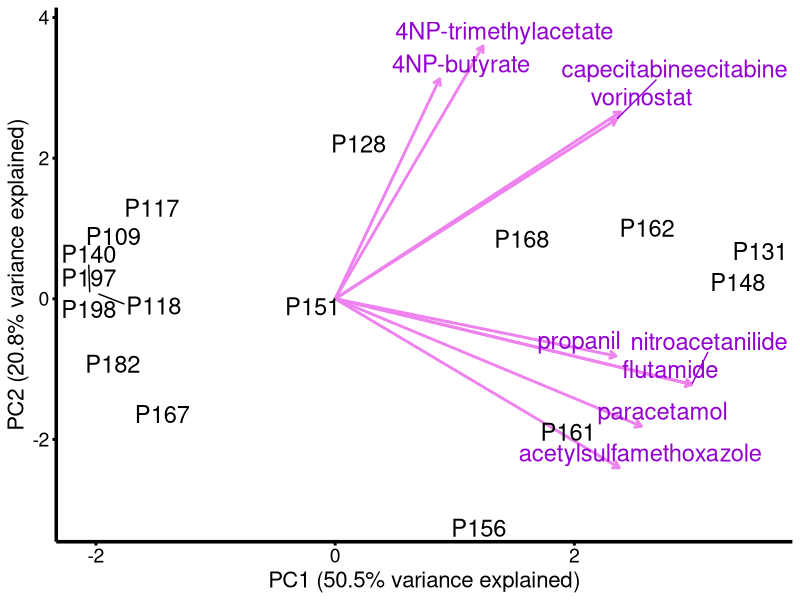
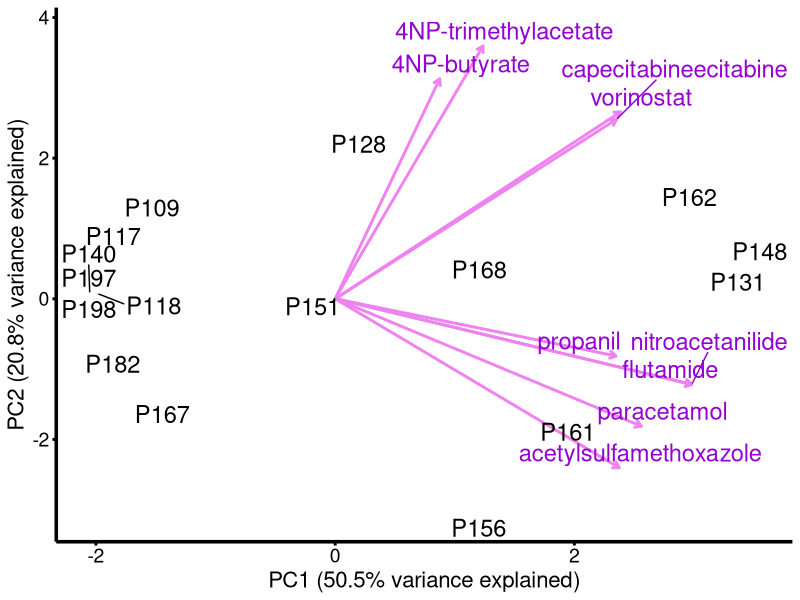

Here is the R script that generated these plots, in order:
# Load necessary libraries
library(ggplot2)
library(ggrepel)
library(dplyr)

# Import the substrate matrix CSV file
substrate_matrix <- read.csv("data/processed/hits_matrix_binary_df.csv")

# Rename columns to have consistent substrate names
colnames(substrate_matrix) <- sub("cap", "capecitabine", colnames(substrate_matrix))
colnames(substrate_matrix) <- sub("trimethyl", "4NP-trimethylacetate", colnames(substrate_matrix))
colnames(substrate_matrix) <- sub("butyrate", "4NP-butyrate", colnames(substrate_matrix))
substrate_matrix$sample_name <- toupper(substrate_matrix$sample_name)

# Convert boolean values to numeric (0/1) for all columns except 'sample_name'
substrate_matrix <- substrate_matrix %>%
  mutate(across(-sample_name, ~ ifelse(. == TRUE, 1, 0)))

# Perform PCA on the binary data (excluding 'sample_name')
# Select variables with non-zero variance
pca_binary_data <- substrate_matrix %>%
  select(-sample_name) %>%
  select_if(~ var(.) > 0)

# Perform PCA with scaling
pca_binary_result <- prcomp(pca_binary_data, scale. = TRUE)

# Extract PCA scores and add sample names
pca_scores <- as.data.frame(pca_binary_result$x)
pca_scores$sample_name <- substrate_matrix$sample_name

# Extract PCA loadings and add variable names
pca_loadings <- as.data.frame(pca_binary_result$rotation)
pca_loadings$variable <- rownames(pca_loadings)

# Extract percentage of variance explained for PC1 and PC2
var_explained <- summary(pca_binary_result)$importance[2, ]
pc1_var <- round(var_explained[1] * 100, 1)
pc2_var <- round(var_explained[2] * 100, 1)

# Create the biplot with sample names as labels and PCA loadings
biplot_gg <- ggplot() +
  # Plot the PCA loadings as arrows
  geom_segment(
    data = pca_loadings,
    aes(x = 0, y = 0, xend = PC1 * 7, yend = PC2 * 7),
    arrow = arrow(length = unit(0.2, "cm")),
    color = "violet",
    size = 1
  ) +
  # Add labels for the PCA loadings (variables)
  geom_text_repel(
    data = pca_loadings,
    aes(x = PC1 * 7, y = PC2 * 7, label = variable),
    color = "darkviolet",
    size = 6,
    nudge_x = 0.15,
    nudge_y = 0.2
  ) +
  # Add labels for the samples (PCA scores)
  geom_text_repel(
    data = pca_scores,
    aes(x = PC1, y = PC2, label = sample_name),
    size = 6
  ) +
  # Customize axis labels with variance explained
  xlab(paste0("PC1 (", pc1_var, "% variance explained)")) +
  ylab(paste0("PC2 (", pc2_var, "% variance explained)")) +
  # Apply minimal theme and customize appearance
  theme_minimal() +
  theme(
    panel.grid.major = element_blank(), 
    panel.grid.minor = element_blank(),
    axis.line = element_line(color = "black", size = 1.2),
    axis.ticks = element_line(color = "black", size = 1),
    axis.title = element_text(size = 16),
    axis.text = element_text(size = 14, color = "black")
  )

# Print the biplot
print(biplot_gg)

# Save the plot to a file
ggsave("output/Figure_4D.png", plot = biplot_gg, width = 9, height = 6, dpi = 600)
